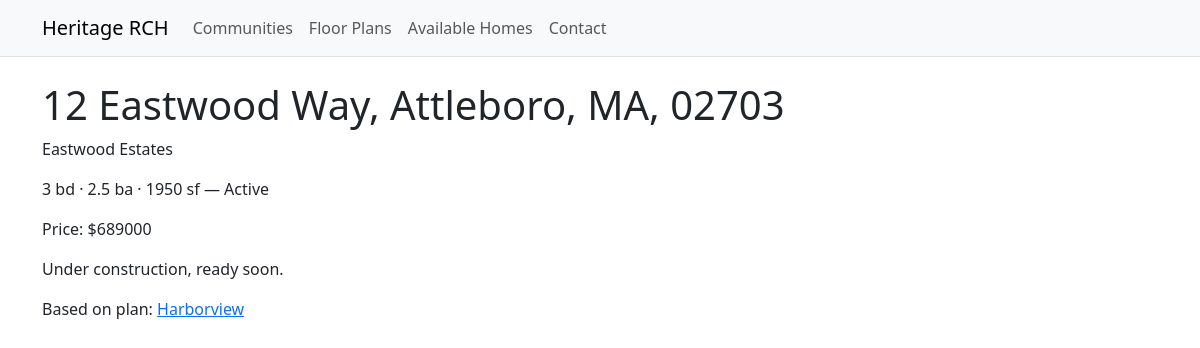
/homes/lot-12-eastwood/, run on the app's committed database.
### catalog/models.py (models this page shows, shortened)
class TimeStampedModel(models.Model):
    created_at = models.DateTimeField(auto_now_add=True, db_index=True)
    updated_at = models.DateTimeField(auto_now=True, db_index=True)
    class Meta:
        abstract = True

class AddressMixin(models.Model):
    address_1 = models.CharField(max_length=255, blank=True)
    address_2 = models.CharField(max_length=255, blank=True)
    city = models.CharField(max_length=120, blank=True)
    state = models.CharField(max_length=2, blank=True, help_text="US state code, e.g. MA")
    postal_code = models.CharField(max_length=20, blank=True)
    class Meta:
        abstract = True
    @property
    def full_address(self) -> str:
        parts = [self.address_1, self.address_2, self.city, self.state, self.postal_code]
        return ", ".join([p for p in parts if p])

class SluggedModel(models.Model):
    slug = models.SlugField(max_length=160, unique=True, help_text="URL slug")
    class Meta:
        abstract = True

class AvailableHome(TimeStampedModel, AddressMixin, SluggedModel):
    community = models.ForeignKey(Community, on_delete=models.PROTECT, related_name="homes")
    plan = models.ForeignKey(
        FloorPlan, on_delete=models.SET_NULL, null=True, blank=True, related_name="homes"
    )
    lot_number = models.CharField(max_length=50, blank=True)
    mls_number = models.CharField(max_length=50, blank=True)
    status = models.CharField(max_length=20, choices=HomeStatus.choices, default=HomeStatus.ACTIVE)
    ready_date = models.DateField(null=True, blank=True, help_text="Target completion/ready date")
    price = models.DecimalField(max_digits=12, decimal_places=2, null=True, blank=True)
    beds = models.PositiveSmallIntegerField(default=3)
    baths = models.DecimalField(max_digits=3, decimal_places=1, default=Decimal("2.0"))
    garage_cars = models.PositiveSmallIntegerField(default=2)
    sq_ft = models.PositiveIntegerField(null=True, blank=True)
    year_built = models.PositiveSmallIntegerField(null=True, blank=True)
    description = models.TextField(blank=True)
    photos = GenericRelation(Photo)
    attachments = GenericRelation(Attachment)
    class Meta: # type: ignore
        ordering = ["community__name", "lot_number", "address_1"]
        indexes = [
            models.Index(fields=["status"]),
            models.Index(fields=["community", "status"]),
            models.Index(fields=["beds", "baths"]),
            models.Index(fields=["price"]),
        ]

class Community(TimeStampedModel, SluggedModel):
    name = models.CharField(max_length=160)
    tagline = models.CharField(max_length=200, blank=True)
    description = models.TextField(blank=True)
    status = models.CharField(
        max_length=20, choices=CommunityStatus.choices, default=CommunityStatus.ACTIVE
    )
    city = models.CharField(max_length=120, blank=True)
    county = models.CharField(max_length=120, blank=True)
    state = models.CharField(max_length=2, default="MA")
    school_district = models.CharField(max_length=160, blank=True)
    latitude = models.DecimalField(max_digits=9, decimal_places=6, null=True, blank=True)
    longitude = models.DecimalField(max_digits=9, decimal_places=6, null=True, blank=True)
    amenities = models.ManyToManyField(Amenity, blank=True, related_name="communities")
    photos = GenericRelation(Photo)
    attachments = GenericRelation(Attachment)
    class Meta: # type: ignore
        ordering = ["name"]
        indexes = [
            models.Index(fields=["status"]),
            models.Index(fields=["city", "state"]),
        ]

class FloorPlan(TimeStampedModel, SluggedModel):
    name = models.CharField(max_length=160)
    series = models.ForeignKey(
        PlanSeries, on_delete=models.SET_NULL, null=True, blank=True, related_name="plans"
    )
    beds = models.PositiveSmallIntegerField(default=3)
    baths = models.DecimalField(
        max_digits=3, decimal_places=1, default=Decimal("2.0"), validators=[MinValueValidator(0)]
    )
    garage_cars = models.PositiveSmallIntegerField(default=2)
    sq_ft_min = models.PositiveIntegerField(null=True, blank=True)
    sq_ft_max = models.PositiveIntegerField(null=True, blank=True)
    base_price = models.DecimalField(
        max_digits=12, decimal_places=2, null=True, blank=True, help_text="Optional from-price"
    )
    description = models.TextField(blank=True)
    brochure_pdf = models.FileField(upload_to="plans/brochures/%Y/%m/%d/", blank=True)
    photos = GenericRelation(Photo)
    attachments = GenericRelation(Attachment)
    available_in = models.ManyToManyField(
        Community, through="PlanAvailability", related_name="available_plans", blank=True
    )
    class Meta: # type: ignore
        ordering = ["name"]
        indexes = [
            models.Index(fields=["beds", "baths"]),
            models.Index(fields=["sq_ft_min", "sq_ft_max"]),
        ]
    def get_absolute_url(self):  # pragma: no cover
        return reverse("catalog:plan_detail", args=[self.slug])

### catalog/views/home.py (the view)
# urls.py: path("homes/<slug:slug>/", HomeDetailView.as_view(), name="home_detail"),
class HomeDetailView(DetailView):
    model = AvailableHome
    template_name = "catalog/home_detail.html"
    slug_field = "slug"

### templates/catalog/home_detail.html (shortened to what this page needs)
{% extends 'base.html' %}
{% block content %}
<h1>{{ object.full_address|default:object.slug }}</h1>
<p>{{ object.community.name }}</p>
<p>{{ object.beds }} bd · {{ object.baths }} ba · {{ object.sq_ft }} sf — {{ object.get_status_display }}</p>
<p>Price: {% if object.price %}${{ object.price|floatformat:0 }}{% else %}TBD{% endif %}</p>
<div>{{ object.description|linebreaks }}</div>
{% if object.plan %}
  <p>Based on plan: <a href="{{ object.plan.get_absolute_url }}">{{ object.plan.name }}</a></p>
{% endif %}
{% endblock %}

### data on the page
AvailableHome: full_address "12 Eastwood Way, Attleboro, MA, 02703", community.name "Eastwood Estates", beds "3", baths "2.5", sq_ft "1950", status "Active", price "689000", description "Under construction, ready soon.", plan.name "Harborview"
